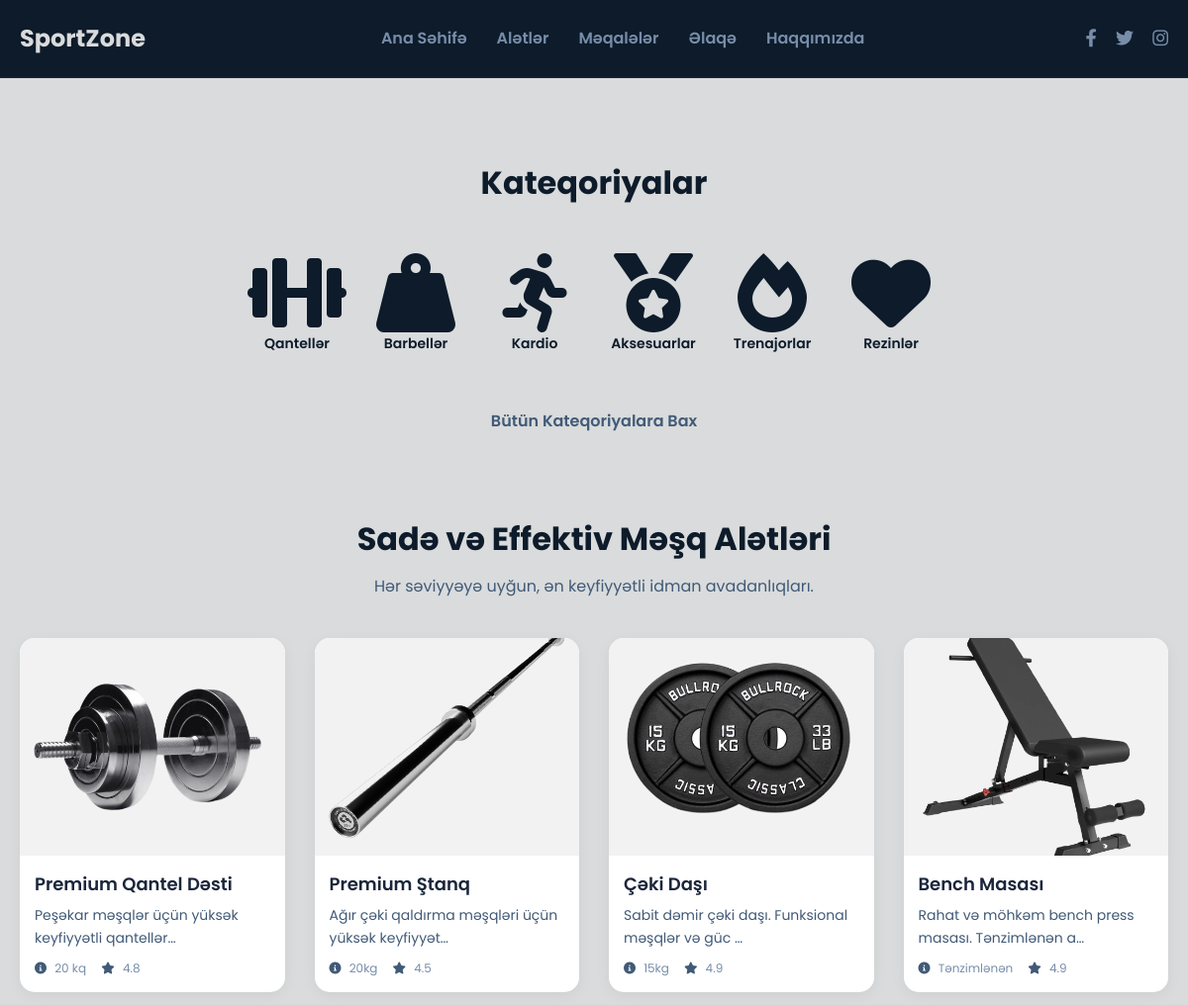
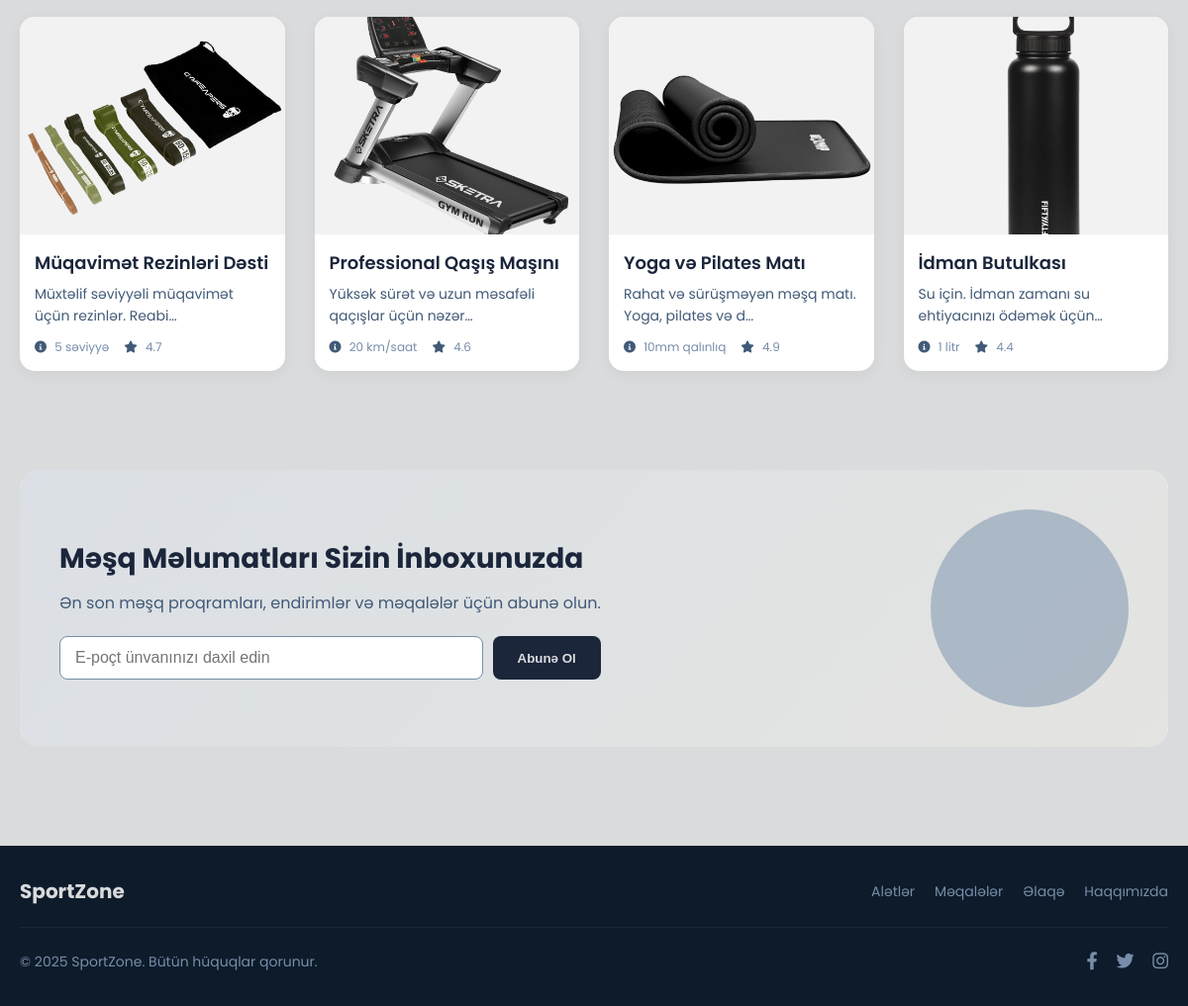
The page / on the database its author committed (2 pictures, top to bottom).
### catalog/models.py (models this page shows, shortened)
class Product(models.Model):
    name = models.CharField(max_length=200)
    description = models.TextField()
    category = models.CharField(max_length=100, default='Fitness')
    image_url = models.CharField(max_length=255) # Statik fayl yolu
    meta_info = models.CharField(max_length=100) # Çəki, ölçü və s.
    rating = models.DecimalField(max_digits=2, decimal_places=1)
    class Meta:
        verbose_name = "Məhsul"
        verbose_name_plural = "Məhsullar"

### catalog/views.py (the view)
# urls.py: path('', views.index, name='index'),
def index(request):
    products = Product.objects.all()
    context = {'products': products}
    return render(request, 'index.html', context)

### catalog/templates/index.html (shortened to what this page needs)
{% load static %}
<!DOCTYPE html>
<html lang="az">
<head>
    <link rel="stylesheet" href="{% static 'css/style.css' %}">
    <link rel="stylesheet" href="https://cdnjs.cloudflare.com/ajax/libs/font-awesome/6.0.0-beta3/css/all.min.css">
</head>
<body>
    <header class="header">
        <div class="container">
            <div class="logo">
                <a href="#">SportZone</a>
            </div>
            <nav class="nav">
                <ul>
                    <li><a href="{% url 'index' %}">Ana Səhifə</a></li>
                    <li><a href="#">Alətlər</a></li>
                    <li><a href="#">Məqalələr</a></li>
                    <li><a href="#">Əlaqə</a></li>
                    <li><a href="#">Haqqımızda</a></li>
                </ul>
            </nav>
            <div class="social-icons">
                <a href="#"><i class="fab fa-facebook-f"></i></a>
                <a href="#"><i class="fab fa-twitter"></i></a>
                <a href="#"><i class="fab fa-instagram"></i></a>
            </div>
        </div>
    </header>
    <main class="main-content">
        <div class="container">
            <section class="categories">
                <h2>Kateqoriyalar</h2>
                <div class="category-list">
                    <div class="category-item">
                        <div class="fas fa-dumbbell fa-5x"></div>
                        <span>Qantellər</span>
                    </div>
                    <div class="category-item">
                        <div class="fas fa-weight-hanging fa-5x"></div>
                        <span>Barbellər</span>
                    </div>
                    <div class="category-item">
                        <div class="fas fa-running fa-5x"></div>
                        <span>Kardio</span>
                    </div>
                    <div class="category-item">
                        <div class="fas fa-medal fa-5x"></div>
                        <span>Aksesuarlar</span>
                    </div>
                    <div class="category-item">
                        <div class="fas fa-fire fa-5x"></div>
                        <span>Trenajorlar</span>
                    </div>
                    <div class="category-item">
                        <div class="fas fa-heart fa-5x"></div>
                        <span>Rezinlər</span>
                    </div>
                </div>
                <a href="#" class="view-all">Bütün Kateqoriyalara Bax</a>
            </section>
            <section class="products">
                <h2 class="section-title">Sadə və Effektiv Məşq Alətləri</h2>
                <p class="section-subtitle">Hər səviyyəyə uyğun, ən keyfiyyətli idman avadanlıqları.</p>
                <div class="product-grid">
                    {% for product in products %}
                    <a href="{% url 'product_detail' product.pk %}" class="product-card-link">
                        <div class="product-card">
                            <div class="product-image" style="background-image: url('{% static product.image_url %}');"></div>
                            <div class="product-info">
                                <h3>{{ product.name }}</h3>
                                <p class="description">{{ product.description|truncatechars:50 }}</p>
                                <div class="meta">
                                    <span><i class="fas fa-info-circle"></i> {{ product.meta_info }}</span>
                                    <span><i class="fas fa-star"></i> {{ product.rating }}</span>
                                </div>
                            </div>
                        </div>
                    </a>
                    {% endfor %}
                </div>
            </section>
            <section class="newsletter">
                <div class="newsletter-box">
                    <div class="content">
                        <h2>Məşq Məlumatları Sizin İnboxunuzda</h2>
                        <p>Ən son məşq proqramları, endirimlər və məqalələr üçün abunə olun.</p>
                        <form class="subscribe-form">
                            <input type="email" placeholder="E-poçt ünvanınızı daxil edin">
                            <button type="submit">Abunə Ol</button>
                        </form>
                    </div>
                    <div class="newsletter-image">
                    </div>
                </div>
            </section>
        </div>
    </main>
    <footer class="footer">
        <div class="container">
            <div class="footer-top">
                <div class="footer-logo">SportZone</div>
                <nav class="footer-nav">
                    <ul>
                        <li><a href="#">Alətlər</a></li>
                        <li><a href="#">Məqalələr</a></li>
                        <li><a href="#">Əlaqə</a></li>
                        <li><a href="#">Haqqımızda</a></li>
                    </ul>
                </nav>
            </div>
            <div class="footer-bottom">
                <p>© 2025 SportZone. Bütün hüquqlar qorunur.</p>
                <div class="social-icons">
                    <a href="#"><i class="fab fa-facebook-f"></i></a>
                    <a href="#"><i class="fab fa-twitter"></i></a>
                    <a href="#"><i class="fab fa-instagram"></i></a>
                </div>
            </div>
        </div>
    </footer>
</body>
</html>

### catalog/templates/index.html (style rules this page uses)
.product-card-link { text-decoration: none; color: inherit; }

### rows shown on the page
Product: image_url (picture), name "Premium Qantel Dəsti", description "Peşəkar məşqlər üçün yüksək keyfiyyətli qantellər…", meta_info "20 kq", rating "4.8"
Product: image_url (picture), name "Premium Ştanq", description "Ağır çəki qaldırma məşqləri üçün yüksək keyfiyyət…", meta_info "20kg", rating "4.5"
Product: image_url (picture), name "Çəki Daşı", description "Sabit dəmir çəki daşı. Funksional məşqlər və güc …", meta_info "15kg", rating "4.9"
Product: image_url (picture), name "Bench Masası", description "Rahat və möhkəm bench press masası. Tənzimlənən a…", meta_info "Tənzimlənən", rating "4.9"
Product: image_url (picture), name "Müqavimət Rezinləri Dəsti", description "Müxtəlif səviyyəli müqavimət üçün rezinlər. Reabi…", meta_info "5 səviyyə", rating "4.7"
Product: image_url (picture), name "Professional Qaşış Maşını", description "Yüksək sürət və uzun məsafəli qaçışlar üçün nəzər…", meta_info "20 km/saat", rating "4.6"
Product: image_url (picture), name "Yoga və Pilates Matı", description "Rahat və sürüşməyən məşq matı. Yoga, pilates və d…", meta_info "10mm qalınlıq", rating "4.9"
Product: image_url (picture), name "İdman Butulkası", description "Su için. İdman zamanı su ehtiyacınızı ödəmək üçün…", meta_info "1 litr", rating "4.4"
